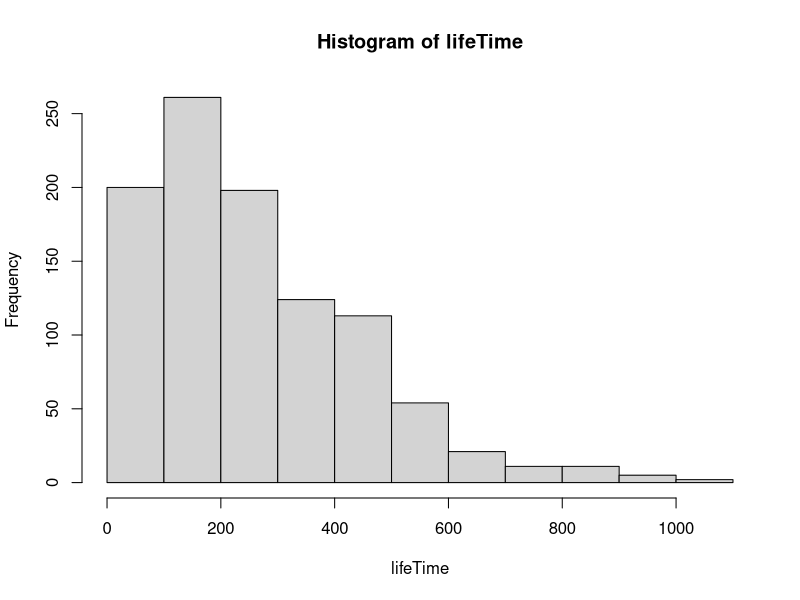

The R script that drew this image: (Note: this script raises an error after producing the figure.)
library(expm)
rm(list=ls())
Q = matrix(
  c(-0.0085,  0.005,  0.0025,       0,   0.001,
          0, -0.014,   0.005,   0.004,   0.005,
          0,      0,  -0.008,   0.003,   0.005,
          0,      0,       0,  -0.009,   0.009,
          0,      0,       0,       0,       0),
  nrow = 5,
  ncol = 5)
Q <- t(Q)


## Task 7

woman = rep(1,1000) # Create 1000 women
N.iter = 1000

count = matrix(0, ncol = 5, nrow = N.iter) #

for (i in 1:N.iter){
  while (woman[i]<5){
    event = rexp(1,rate=-Q[woman[i],woman[i]])
    count[i,woman[i]] = event
    if (woman[i] <4){
    woman[i]=sample(x = c((woman[i]+1):5), size =1, replace =TRUE,
                    prob =-(Q[woman[i],(woman[i]+1):5])/Q[woman[i],woman[i]])
    }
    else{
      woman[i]=5
    }

  }
}

lifeTime = rowSums(count)
hist(lifeTime)
C = qchisq(p = c(0.025,0.975), df = 999)
# Conf for stadard deviation: see notes part 2 file
conf=c(sqrt(999*var(lifeTime)/C[2]),sqrt(999*var(lifeTime)/C[1]))
mean(lifeTime)

n = length(lifeTime)
Conf_control1 = mean(lifeTime) - qt(0.975, df =n-1) * sd(lifeTime) / sqrt(n)
Conf_control2 = mean(lifeTime) + qt(0.975, df =n-1) * sd(lifeTime) / sqrt(n)
c(mean(lifeTime),Conf_control1,Conf_control2) #mean and CI for the mean

#survival rate after 30.5 months
(sum(rowSums(count[,1:2])>30.5 & (count[,3]!=0 | count[,4]!=0)))/1000

############# Opgave 8
Q = Q[1:4,1:4]
funk = function(t){
  ones = rep(1,4)
  p0 = c(1,0,0,0)

  p = vector()
  for (i in 1:length(t)){
    p[i] = 1 - p0%*%expm(x = Q*t[i])%*%ones
  }
  return(p)

}

plot(o,type ='l',lwd = 3)
lines(ecdf(lifeTime),col='red',lwd = 3)
ks.test(lifeTime, funk)

########## Opgave 9
# Q matrix for treatment
Q2 = matrix(c(-0.00475,0,0,0,0
              ,0.0025,-0.007,0,0,0
              ,0.00125,0,-0.008,0,0
              ,0,0.002,0.003,-0.009,0
              ,0.001,0.005,0.005,0.009,0),5,5)

woman = rep(1,1000) # Create 1000 women
Q = matrix(
  c(-0.0085,  0.005,  0.0025,       0,   0.001,
    0, -0.014,   0.005,   0.004,   0.005,
    0,      0,  -0.008,   0.003,   0.005,
    0,      0,       0,  -0.009,   0.009,
    0,      0,       0,       0,       0),
  nrow = 5,
  ncol = 5)
N.iter = 1000

count_treat = matrix(0, ncol = 5, nrow = N.iter) #

for (i in 1:N.iter){
  while (woman[i]<5){
    event = rexp(1,rate=-Q2[woman[i],woman[i]])
    count_treat[i,woman[i]] = event
    if (woman[i] <4){
      woman[i]=sample(x = c((woman[i]+1):5), size =1, replace =TRUE,
                      prob =-(Q2[woman[i],(woman[i]+1):5])/Q2[woman[i],woman[i]])
    }
    else{
      woman[i]=5
    }

  }
}

cdf = function(lifeTime){
  bins = sort(lifeTime)
  cdf.value = cumsum(hist(lifeTime, breaks = bins, plot=FALSE)$count)/1000
  return(list("t"=tail(bins,-1), "cdf"=cdf.value))
}

# S function for non-treatment

life_cdf=cdf(lifeTime)

S_func = function(cdf){
  S = (1000-cdf$cdf*1000)/1000
       return(S)
}
plot(life_cdf$t,S_func(life_cdf),'l')

# find s for treatment
lifeTimeTreat =rowSums(count_treat)
lifeTreat_cdf=cdf(lifeTimeTreat)
plot(lifeTreat_cdf$t,S_func(lifeTreat_cdf),'l')


# plot with death rate for treat and non-treat
plot(life_cdf$t,S_func(life_cdf),col = 'red',type='s',xlab = 't [months]', ylab = 'Women_Alive')
lines(lifeTreat_cdf$t,S_func(lifeTreat_cdf),col='blue',type='s')
title('Survival functions')


#### Opgave 10
# Log rank test
N1 = head(S_func(life_cdf)*1000,-1)
N2 = head(S_func(lifeTreat_cdf)*1000,-1)
N = N1+N2

O1 = abs(diff(N1))
O2 = abs(diff(N2))
O = abs(diff(N))

N = tail(N,-1)
N2 = tail(N2,-1)

E2 = O/N*N2

V = (O*(N2/N)*(1-N2/N)*(N-O))/(N-1)

Z = sum(O2-E2)/sum(V)

pValue = 1-pnorm(Z)


####### Opgave 11
# Man rykker stadie kontinuert og ikke l??ngere syg p?? en fast dag p?? m??neden
# Man kan ikke ??ndre i sygdomsforl??bet fordi man allerede har determineret personens sygdomsforl??b
### Dette kan g??res nemt i den anden ved at ??ndre Q
# Erlang kan godt implementeres, men raterne skal laves om
# Lav funktion, der implementerer Erlang. Tager Q-matrice
